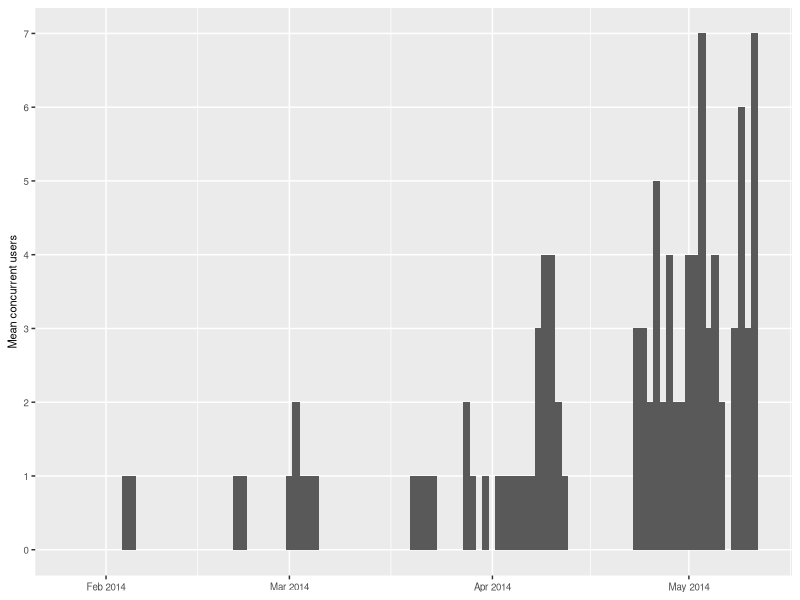

Reproduce this figure in R.
library(ggplot2)
library(scales)
colClasses <- c(date="Date")
data <- read.csv("clients-meek.csv", colClasses=colClasses)

# Fill in missing dates with NA.
# https://stackoverflow.com/questions/6058677/how-to-create-na-for-missing-data-in-a-time-series/6059113#6059113
daterange <- seq(min(data$date), max(data$date), "1 day")
data <- data.frame(date=daterange, clients=data$clients[match(daterange, data$date)])
p <- ggplot(data, aes(x=date, y=clients))
# p <- p + geom_vline(xintercept=as.numeric(as.Date(c("2014-02-18", "2014-04-11", "2014-04-18", "2014-04-25", "2014-05-07", "2014-05-08"))), color="red")
p <- p + geom_bar(stat="identity", width=1.1) + xlab(NULL) + ylab("Mean concurrent users") + scale_x_date(labels=date_format("%b %Y")) + scale_y_continuous(breaks=0:10, minor_breaks=NULL) + theme(axis.text=element_text(size=7), axis.title=element_text(size=8), axis.title.x=element_blank())
ggsave("clients-meek.pdf", width=4, height=1.4, units="in")

# 2014-02-18 [tor-qa] Please test experimental bundles with meek transport (3.5.2.1-meek-1)
# https://lists.torproject.org/pipermail/tor-qa/2014-February/000340.html
# 2014-04-11 [tor-qa] 3.5.4-meek-1 (meek bundles with browser TLS camouflage)
# https://lists.torproject.org/pipermail/tor-qa/2014-April/000390.html
# 2014-04-18 [tor-dev] Please try 3.5.4-meek-1 bundles (covert HTTPS pluggable transport)
# https://lists.torproject.org/pipermail/tor-dev/2014-April/006718.html
# 2014-04-25 [tor-dev] Q&A for meek pluggable transport tomorrow, 25 April, 18:30 UTC, #tor-dev
# https://lists.torproject.org/pipermail/tor-dev/2014-April/006763.html
# 2014-05-07 tor1 decommissioning
# 2014-05-08 [tor-qa] 3.6.1-meek-1 bundles
# https://lists.torproject.org/pipermail/tor-qa/2014-May/000410.html
